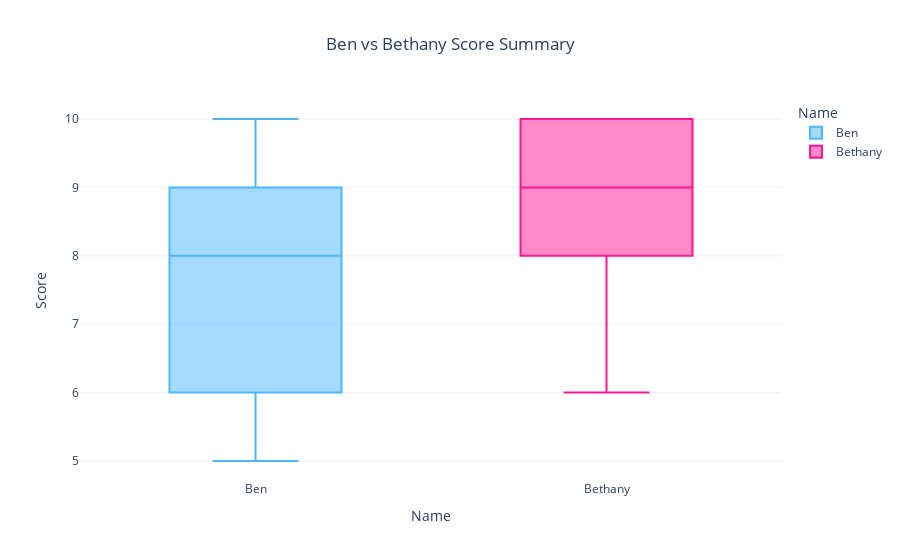

Notebook cell for this chart:
### Markdown cell above
## Score Box Plots

It's pretty clear Bethany is the bigger Taylor Swift fan.

### Code cell
# Create a list of scores
scores_melted = tswift.melt(value_vars=['Ben', 'Bethany'], var_name='Name', value_name='Score')

color_discrete_map = {'Ben': 'rgb(77, 182, 255)',  # neon blue
                      'Bethany': 'rgb(255, 20, 147)'}  # neon pink

fig = px.box(scores_melted, x='Name', y='Score',
            color='Name',
            color_discrete_map=color_discrete_map,
            title='Ben vs Bethany Score Summary')

# Update theme
fig.update_layout(template='plotly_white', title=dict(x=0.5, xanchor="center"))

fig.show()

### Figure 1 — Plotly figure (JSON) as saved in the notebook; plotly's stock layout.template omitted (floating-point values rounded to 4 significant figures)
{"data": [{"alignmentgroup": "True", "hovertemplate": "Name=%{x}<br>Score=%{y}<extra></extra>", "legendgroup": "Ben", "marker": {"color": "rgb(77, 182, 255)"}, "name": "Ben", "notched": false, "offsetgroup": "Ben", "orientation": "v", "showlegend": true, "type": "box", "x": ["Ben", "Ben", "Ben", "Ben", "Ben", "Ben", "Ben", "Ben", "Ben", "Ben", "Ben", "Ben", "Ben", "Ben", "Ben", "Ben", "Ben", "Ben", "Ben", "Ben", "Ben", "Ben", "Ben", "Ben", "Ben", "Ben", "Ben", "Ben", "Ben", "Ben", "Ben", "Ben", "Ben", "Ben", "Ben", "Ben", "Ben", "Ben", "Ben", "Ben", "Ben", "Ben", "Ben", "Ben", "Ben"], "x0": " ", "xaxis": "x", "y": [9, 8, 9, 10, 6, 6, 5, 8, 8, 5, 6, 7, 7, 9, 10, 8, 10, 10, 6, 8, 7, 9, 10, 8, 5, 6, 8, 6, 5, 6, 6, 9, 9, 10, 8, 9, 5, 7, 8, 9, 8, 8, 9, 8, 9], "y0": " ", "yaxis": "y"}, {"alignmentgroup": "True", "hovertemplate": "Name=%{x}<br>Score=%{y}<extra></extra>", "legendgroup": "Bethany", "marker": {"color": "rgb(255, 20, 147)"}, "name": "Bethany", "notched": false, "offsetgroup": "Bethany", "orientation": "v", "showlegend": true, "type": "box", "x": ["Bethany", "Bethany", "Bethany", "Bethany", "Bethany", "Bethany", "Bethany", "Bethany", "Bethany", "Bethany", "Bethany", "Bethany", "Bethany", "Bethany", "Bethany", "Bethany", "Bethany", "Bethany", "Bethany", "Bethany", "Bethany", "Bethany", "Bethany", "Bethany", "Bethany", "Bethany", "Bethany", "Bethany", "Bethany", "Bethany", "Bethany", "Bethany", "Bethany", "Bethany", "Bethany", "Bethany", "Bethany", "Bethany", "Bethany", "Bethany", "Bethany", "Bethany", "Bethany", "Bethany", "Bethany"], "x0": " ", "xaxis": "x", "y": [6, 10, 7, 8, 9, 7, 10, 9, 9, 8, 9, 10, 9, 10, 10, 10, 10, 10, 9, 10, 7, 8, 8, 9, 9, 8, 8, 10, 9, 9, 8, 9, 8, 8, 9, 10, 8, 9, 9, 9, 10, 9, 9, 7, 10], "y0": " ", "yaxis": "y"}], "layout": {"boxmode": "overlay", "legend": {"title": {"text": "Name"}, "tracegroupgap": 0}, "title": {"text": "Ben vs Bethany Score Summary", "x": 0.5, "xanchor": "center"}, "xaxis": {"anchor": "y", "categoryarray": ["Ben", "Bethany"], "categoryorder": "array", "domain": [0, 1], "title": {"text": "Name"}}, "yaxis": {"anchor": "x", "domain": [0, 1], "title": {"text": "Score"}}}}
